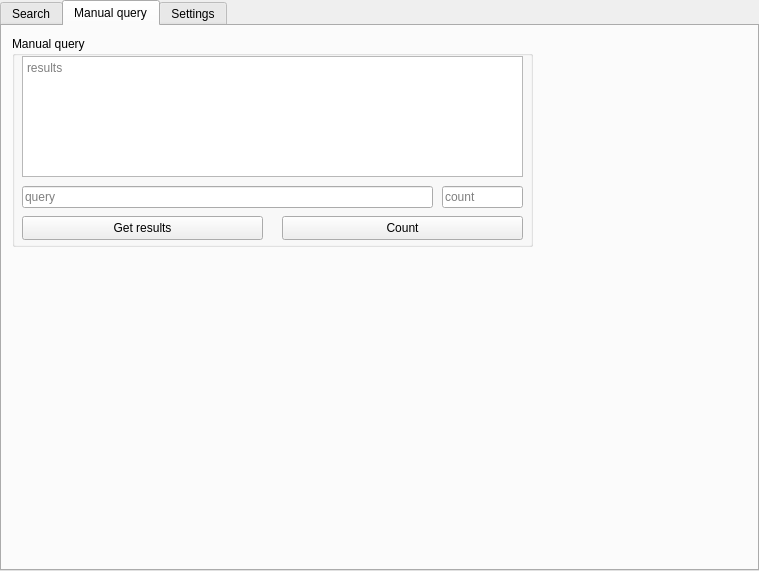
<?xml version="1.0" encoding="UTF-8"?>
<ui version="4.0">
 <class>ShodanUI</class>
 <widget class="QWidget" name="ShodanUI">
  <property name="geometry">
   <rect>
    <x>0</x>
    <y>0</y>
    <width>759</width>
    <height>571</height>
   </rect>
  </property>
  <property name="windowTitle">
   <string>Shodan harvester</string>
  </property>
  <layout class="QGridLayout" name="gridLayout">
   <property name="leftMargin">
    <number>0</number>
   </property>
   <property name="topMargin">
    <number>0</number>
   </property>
   <property name="rightMargin">
    <number>0</number>
   </property>
   <property name="bottomMargin">
    <number>0</number>
   </property>
   <item row="0" column="0">
    <widget class="QTabWidget" name="tabWidget">
     <property name="currentIndex">
      <number>1</number>
     </property>
     <widget class="QWidget" name="tab_Search">
      <attribute name="title">
       <string>Search</string>
      </attribute>
     </widget>
     <widget class="QWidget" name="tab">
      <attribute name="title">
       <string>Manual query</string>
      </attribute>
      <widget class="QGroupBox" name="groupBox_2">
       <property name="geometry">
        <rect>
         <x>10</x>
         <y>10</y>
         <width>521</width>
         <height>211</height>
        </rect>
       </property>
       <property name="title">
        <string>Manual query</string>
       </property>
       <widget class="QPushButton" name="pushButton_ManualQuery_GetResults">
        <property name="geometry">
         <rect>
          <x>10</x>
          <y>180</y>
          <width>241</width>
          <height>24</height>
         </rect>
        </property>
        <property name="text">
         <string>Get results</string>
        </property>
       </widget>
       <widget class="QLineEdit" name="lineEdit_ManualQuery_Query">
        <property name="geometry">
         <rect>
          <x>10</x>
          <y>150</y>
          <width>411</width>
          <height>22</height>
         </rect>
        </property>
        <property name="placeholderText">
         <string>query</string>
        </property>
       </widget>
       <widget class="QPlainTextEdit" name="plainTextEdit_ManualQuery_Results">
        <property name="geometry">
         <rect>
          <x>10</x>
          <y>20</y>
          <width>501</width>
          <height>121</height>
         </rect>
        </property>
        <property name="readOnly">
         <bool>true</bool>
        </property>
        <property name="placeholderText">
         <string>results</string>
        </property>
       </widget>
       <widget class="QPushButton" name="pushButton_ManualQuery_Count">
        <property name="geometry">
         <rect>
          <x>270</x>
          <y>180</y>
          <width>241</width>
          <height>24</height>
         </rect>
        </property>
        <property name="text">
         <string>Count</string>
        </property>
       </widget>
       <widget class="QLineEdit" name="lineEdit_ManualQuery_Count">
        <property name="geometry">
         <rect>
          <x>430</x>
          <y>150</y>
          <width>81</width>
          <height>22</height>
         </rect>
        </property>
        <property name="readOnly">
         <bool>true</bool>
        </property>
        <property name="placeholderText">
         <string>count</string>
        </property>
       </widget>
      </widget>
     </widget>
     <widget class="QWidget" name="tab_Settings">
      <attribute name="title">
       <string>Settings</string>
      </attribute>
      <widget class="QGroupBox" name="groupBox">
       <property name="geometry">
        <rect>
         <x>9</x>
         <y>9</y>
         <width>290</width>
         <height>88</height>
        </rect>
       </property>
       <property name="title">
        <string>API Settings</string>
       </property>
       <layout class="QGridLayout" name="gridLayout_2">
        <item row="0" column="0">
         <widget class="QLabel" name="label">
          <property name="text">
           <string>Shodan API key</string>
          </property>
         </widget>
        </item>
        <item row="0" column="1" colspan="3">
         <widget class="QLineEdit" name="lineEdit_shodanSettings_ApiKey"/>
        </item>
        <item row="1" column="0" colspan="2">
         <widget class="QPushButton" name="pushButton_shodanSettings_SaveKey">
          <property name="text">
           <string>Save key</string>
          </property>
         </widget>
        </item>
        <item row="1" column="2">
         <widget class="QPushButton" name="pushButton_shodanSettings_TestApiKey">
          <property name="text">
           <string>Test API key</string>
          </property>
         </widget>
        </item>
        <item row="1" column="3">
         <widget class="QPushButton" name="pushButton_shodanSettings_GetSearchFilters">
          <property name="text">
           <string>Get search filters</string>
          </property>
         </widget>
        </item>
       </layout>
      </widget>
     </widget>
    </widget>
   </item>
  </layout>
 </widget>
 <resources/>
 <connections/>
</ui>
